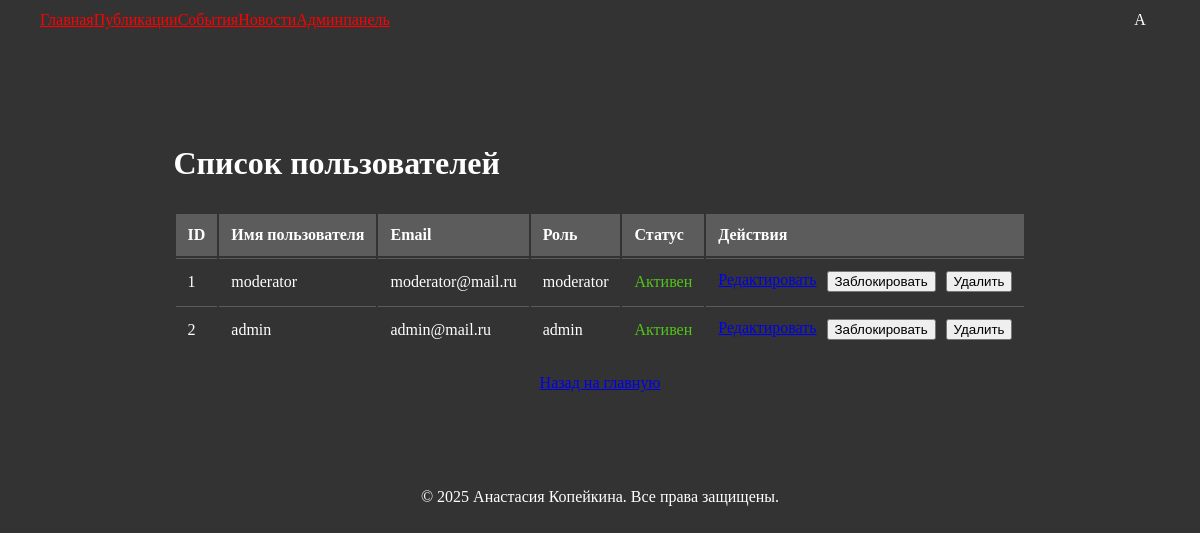
/admin/users (signed in), run on the app's committed database.
### application/models.py (models this page shows, shortened)
class User(db.Model, UserMixin):
    id = db.Column(db.Integer, primary_key=True)
    username = db.Column(db.String(150), unique=True, nullable=False)
    email = db.Column(db.String(150), unique=True, nullable=False)
    password_hash = db.Column(db.String(128), nullable=False)
    role = db.Column(db.String(128), default='user')
    is_blocked = db.Column(db.Boolean, default=False)
    failed_login_attempts = db.Column(db.Integer, default=0)
    last_failed_login = db.Column(db.DateTime)
    posts = db.relationship('Post', backref='author', lazy=True)
    likes = db.relationship('Like', backref='user', lazy=True)
    comments = db.relationship('Comment', backref='user', lazy=True)

### application/views/admin.py (the view)
@admin_bp.route('/admin/users', methods=['GET'])
@moderator_required('admin')
def list_users():
    users = User.query.all()  # Получаем всех пользователей
    return render_template('admin/users.html', users=users)

### application/views/auth.py (called while the page is built)
@login_manager.user_loader
def load_user(user_id):
    return User.query.get(int(user_id))

### application/templates/admin/users.html (shortened to what this page needs)
{% extends 'base.html' %}
{% block content %}
<div class="home-container" style="max-width: 1200px; margin: 0 auto; padding: 40px 20px;">
    <h1 style="color: #fff; margin-bottom: 30px;">Список пользователей</h1>
    <table class="ant-table" style="width: 100%; margin-bottom: 20px;">
        <thead>
            <tr>
                <th>ID</th>
                <th>Имя пользователя</th>
                <th>Email</th>
                <th>Роль</th>
                <th>Статус</th>
                <th>Действия</th>
            </tr>
        </thead>
        <tbody>
            {% for user in users %}
            <tr>
                <td>{{ user.id }}</td>
                <td>{{ user.username }}</td>
                <td>{{ user.email }}</td>
                <td>{{ user.role }}</td>
                <td>
                    {% if user.is_blocked %}
                        <span style="color: #ff4d4f;">Заблокирован</span>
                    {% elif user.failed_login_attempts >= 3 %}
                        <span style="color: #faad14;">Временная блокировка</span>
                    {% else %}
                        <span style="color: #52c41a;">Активен</span>
                    {% endif %}
                </td>
                <td>
                    <div style="display: flex; gap: 10px;">
                        <a href="{{ url_for('admin.edit_user', user_id=user.id) }}" class="ant-btn ant-btn-link">
                            Редактировать
                        </a>
                        {% if user.is_blocked %}
                            <form action="{{ url_for('admin.unblock_user', user_id=user.id) }}" method="POST" style="display:inline;">
                                <button type="submit" class="ant-btn ant-btn-success">Разблокировать</button>
                            </form>
                        {% else %}
                            <form action="{{ url_for('admin.block_user', user_id=user.id) }}" method="POST" style="display:inline;">
                                <button type="submit" class="ant-btn ant-btn-danger">Заблокировать</button>
                            </form>
                        {% endif %}
                        <form action="{{ url_for('admin.delete_user', user_id=user.id) }}" method="POST" style="display:inline;">
                            <button type="submit" class="ant-btn ant-btn-danger">Удалить</button>
                        </form>
                    </div>
                </td>
            </tr>
            {% endfor %}
        </tbody>
    </table>
    <div style="text-align: center; margin-top: 20px;">
        <a href="{{ url_for('index') }}" class="ant-btn ant-btn-default">Назад на главную</a>
    </div>
</div>
{% endblock %}

### application/templates/base.html (shortened to what this page needs)
<!DOCTYPE html>
<html lang="en">
<head>
    <link rel="stylesheet" href="https://cdnjs.cloudflare.com/ajax/libs/antd/4.16.13/antd.min.css">
    <link rel="stylesheet" href="{{ url_for('static', filename='css/styles.css') }}">
</head>
<body>
    <header style="position: fixed; ">
        <nav class="ant-menu ant-menu-horizontal" style="display: flex; align-items: center; justify-content: space-between; padding: 0 20px;">
            <div class="left-menu" style="display: flex; align-items: center;">
                <a class="ant-menu-item" href="{{ url_for('index') }}">Главная</a>
                <a class="ant-menu-item" href="{{ url_for('posts.list_posts') }}">Публикации</a>
                <a class="ant-menu-item" href="{{ url_for('events.list_events') }}">События</a>
                <a class="ant-menu-item" href="{{ url_for('news.list_news') }}">Новости</a>
                {% if current_user.is_authenticated and current_user.role == 'moderator' %}
                <a class="ant-menu-item" href="{{ url_for('moderation.moderate_posts') }}">Модерация</a>
                {% elif current_user.is_authenticated and current_user.role == 'admin' %}
                <a class="ant-menu-item" href="{{ url_for('admin.list_users') }}">Админпанель</a>
                {% endif %}
            </div>
            <div class="right-menu" style="display: flex; align-items: center;">
                {% if not current_user.is_authenticated %}
                <a class="ant-menu-item" href="{{ url_for('auth.login') }}">Вход</a>
                <a class="ant-menu-item" href="{{ url_for('auth.register') }}">Регистрация</a>
                {% else %}
                <div
                    id="user-avatar"
                    class="ant-avatar ant-avatar-circle ant-avatar-icon user-avatar"
                    style="
                        background-color: {{ current_user.avatar_color }};
                        color: white;
                        cursor: pointer;
                        display: flex;
                        align-items: center;
                        justify-content: center;
                        width: 40px;
                        height: 40px;
                    "
                >
                    {{ current_user.username[0]|upper }}
                </div>
                {% endif %}
            </div>
        </nav>
    </header>
    <div class="content" style="padding: 20px; display: flex; justify-content: center; flex-direction: column; margin-top: 64px;">
        {% block content %}
        {% endblock %}
    </div>
    <footer style="text-align: center; padding: 20px;">
        <p>© 2025 Анастасия Копейкина. Все права защищены.</p>
    </footer>
</body>
</html>

### application/static/css/styles.css (style rules this page uses)
body { background-color: #333333; }
p { color: #ffffff; }
h1 { color: #ffffff; }
header { top: 0; left: 0; right: 0; z-index: 1000; max-width: 1200px; margin: 0 auto; padding: 0 20px; background-color: #333333; }
.ant-menu { background-color: #333333; }
.ant-menu-horizontal { border-bottom: none; }
nav a { color: #FF0000; background-color: #333333; }

### application/templates/admin/users.html (style rules this page uses)
.ant-table { background-color: #333333; border-radius: 8px; overflow: hidden; }
.ant-table th { background-color: #5c5c5c; color: #fff; padding: 12px; text-align: left; }
.ant-table td { background-color: #333333; color: #fff; padding: 12px; border-top: 1px solid #5c5c5c; }

### data on the page
User: username "A", id "2", username "admin", email "admin@mail.ru", role "admin", is_blocked "Активен"
User: id "1", username "moderator", email "moderator@mail.ru", role "moderator", is_blocked "Активен"
